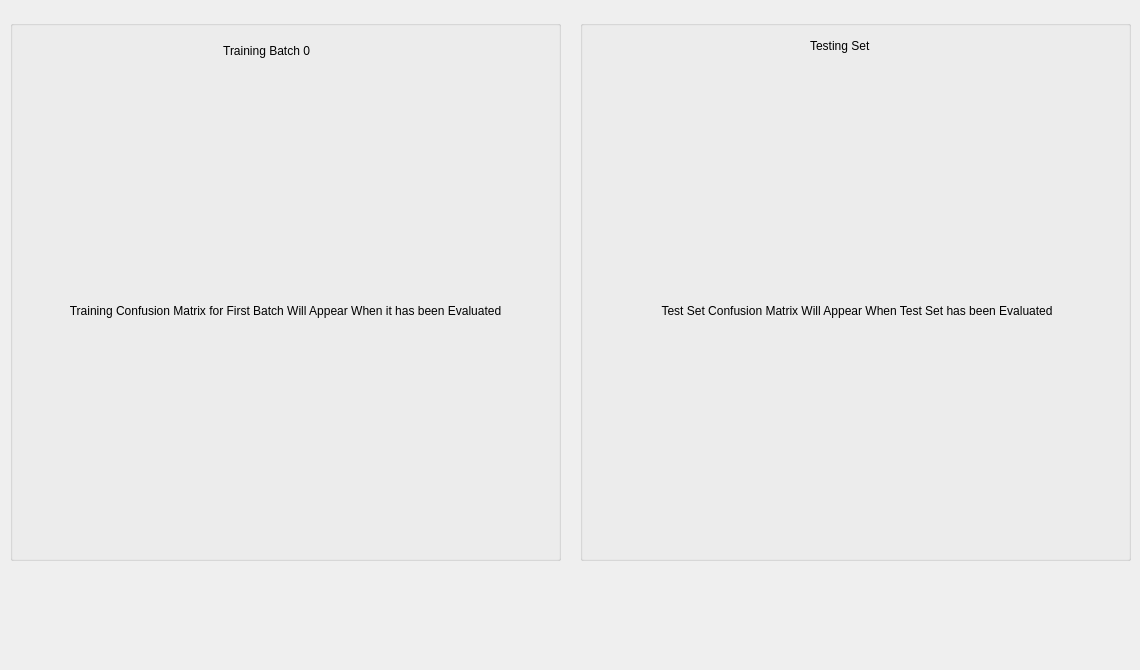
      <widget class="QWidget" name="tabConfusion">
       <attribute name="title">
        <string>Confusion Matrix</string>
       </attribute>
       <widget class="QGroupBox" name="grpBatchConfusion">
        <property name="geometry">
         <rect>
          <x>10</x>
          <y>20</y>
          <width>551</width>
          <height>541</height>
         </rect>
        </property>
        <property name="title">
         <string/>
        </property>
        <widget class="QLabel" name="lblTrainingConfusionMat">
         <property name="geometry">
          <rect>
           <x>10</x>
           <y>60</y>
           <width>531</width>
           <height>461</height>
          </rect>
         </property>
         <property name="text">
          <string>Training Confusion Matrix for First Batch Will Appear When it has been Evaluated</string>
         </property>
         <property name="alignment">
          <set>Qt::AlignCenter</set>
         </property>
        </widget>
        <widget class="QLabel" name="lblBatchConf">
         <property name="geometry">
          <rect>
           <x>210</x>
           <y>10</y>
           <width>191</width>
           <height>41</height>
          </rect>
         </property>
         <property name="styleSheet">
          <string notr="true">font: 75 14pt &quot;MS Shell Dlg 2&quot;;</string>
         </property>
         <property name="text">
          <string> Training Batch 0</string>
         </property>
        </widget>
       </widget>
       <widget class="QGroupBox" name="grpTestConfusion">
        <property name="geometry">
         <rect>
          <x>580</x>
          <y>20</y>
          <width>551</width>
          <height>541</height>
         </rect>
        </property>
        <property name="title">
         <string/>
        </property>
        <widget class="QLabel" name="lblTestSetConf">
         <property name="geometry">
          <rect>
           <x>230</x>
           <y>10</y>
           <width>121</width>
           <height>31</height>
          </rect>
         </property>
         <property name="styleSheet">
          <string notr="true">font: 75 14pt &quot;MS Shell Dlg 2&quot;;</string>
         </property>
         <property name="text">
          <string>Testing Set</string>
         </property>
        </widget>
        <widget class="QLabel" name="lblTestingConfusionMat">
         <property name="geometry">
          <rect>
           <x>10</x>
           <y>60</y>
           <width>531</width>
           <height>461</height>
          </rect>
         </property>
         <property name="text">
          <string> Test Set Confusion Matrix Will Appear When Test Set has been Evaluated</string>
         </property>
         <property name="alignment">
          <set>Qt::AlignCenter</set>
         </property>
        </widget>
       </widget>
       <widget class="QGroupBox" name="grpClassKey">
        <property name="geometry">
         <rect>
          <x>20</x>
          <y>600</y>
          <width>0</width>
          <height>61</height>
         </rect>
        </property>
        <property name="sizePolicy">
         <sizepolicy hsizetype="Fixed" vsizetype="Preferred">
          <horstretch>0</horstretch>
          <verstretch>0</verstretch>
         </sizepolicy>
        </property>
        <property name="minimumSize">
         <size>
          <width>0</width>
          <height>0</height>
         </size>
        </property>
        <property name="maximumSize">
         <size>
          <width>0</width>
          <height>16777215</height>
         </size>
        </property>
        <property name="title">
         <string/>
        </property>
        <widget class="QLabel" name="lblClassKey">
         <property name="geometry">
          <rect>
           <x>380</x>
           <y>0</y>
           <width>381</width>
           <height>21</height>
          </rect>
         </property>
         <property name="minimumSize">
          <size>
           <width>80</width>
           <height>0</height>
          </size>
         </property>
         <property name="styleSheet">
          <string notr="true">
text-decoration: underline;
font: 75 11pt &quot;MS Shell Dlg 2&quot;;</string>
         </property>
         <property name="text">
          <string>Key for CIFAR-10:</string>
         </property>
         <property name="alignment">
          <set>Qt::AlignCenter</set>
         </property>
        </widget>
        <widget class="QLabel" name="lblClasses">
         <property name="geometry">
          <rect>
           <x>0</x>
           <y>30</y>
           <width>1091</width>
           <height>21</height>
          </rect>
         </property>
         <property name="styleSheet">
          <string notr="true">font: 11pt &quot;MS Shell Dlg 2&quot;;</string>
         </property>
         <property name="text">
          <string>0 = Airplane         1 = Automobile         2 = Bird         3 = Cat         4 = Deer         5 = Dog         6 = Frog         7 = Horse         8 = Ship         9 = Truck</string>
         </property>
         <property name="alignment">
          <set>Qt::AlignCenter</set>
         </property>
        </widget>
       </widget>
      </widget>
